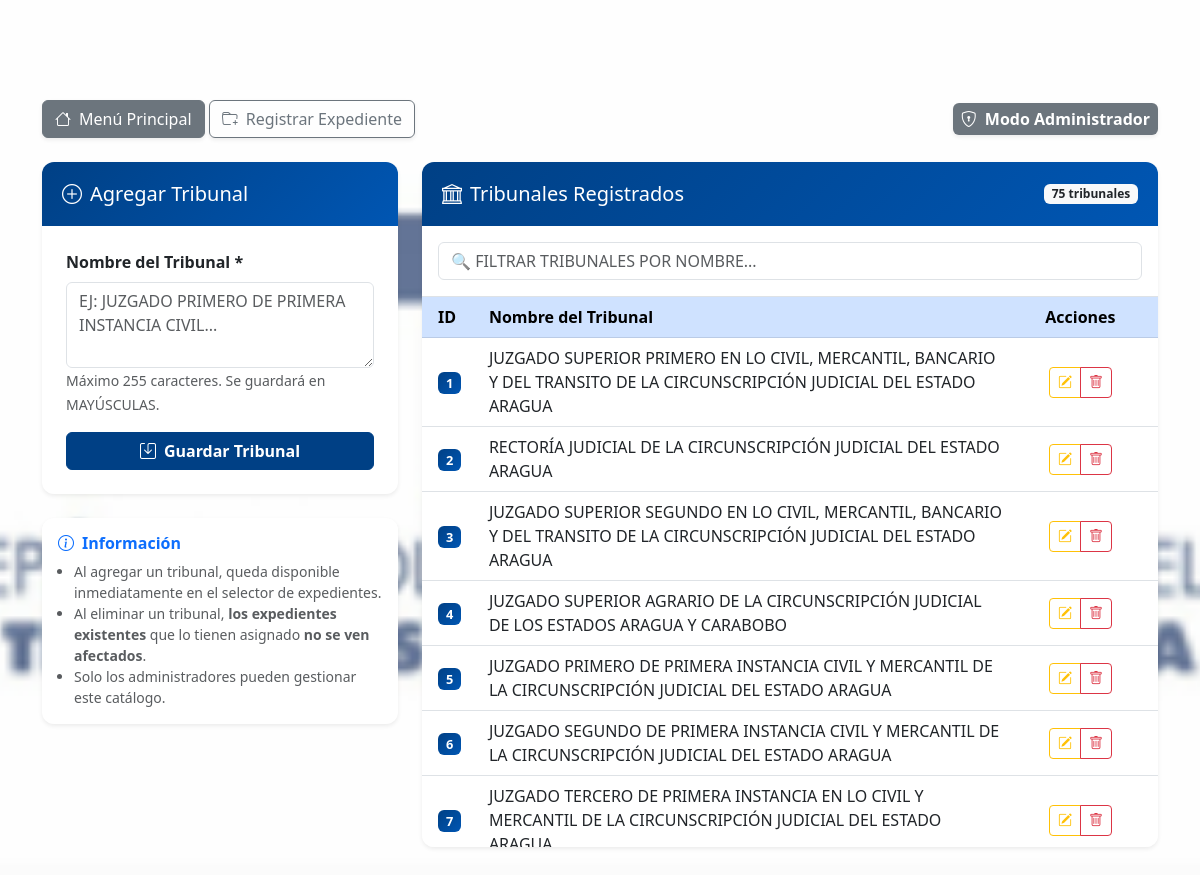
Screenshot of /tribunales (signed in) with the database file from the repository.
### tables this page shows
CREATE TABLE `tribunales` (
  `tribunal` varchar(163) DEFAULT NULL,
  `Id_tribunal` int DEFAULT NULL
);

### Core/Controller.php (called while the page is built, shortened)
<?php
class Controller {
    public function __construct() {
        $this->db = Database::getConnection();
    }
    protected function render(string $vista, array $datos = []): void {
        extract($datos);
        $ruta = __DIR__ . '/../Views/' . $vista . '.php';
        require $ruta;
    }
}

### Controllers/TribunalController.php (called while the page is built, shortened)
<?php
class TribunalController extends Controller {
    private Tribunal $model;
    public function __construct() {
        require_once __DIR__ . '/../Models/Tribunal.php';
        $this->model = new Tribunal($this->db);
    }
    public function index(): void {
        $tribunales = $this->model->all();
        $this->render('tribunal/index', compact('tribunales', 'mensaje', 'tipoAlerta'));
    }
}

### index.php (called while the page is built, shortened)
<?php
spl_autoload_register(function (string $clase): void {
    $directorios = [
        __DIR__ . '/Core/',
        __DIR__ . '/Models/',
        __DIR__ . '/Controllers/',
    ];
    foreach ($directorios as $dir) {
        $archivo = $dir . $clase . '.php';
        if (file_exists($archivo)) {
            return;
        }
    }
});
try {
    $app = new App();
    $app->run();
} catch (Throwable $e) {
    if ($e->getCode() === 404) {
        http_response_code(404);
        echo "<h1>404 - Página no encontrada</h1><a href='" . BASE_URL . "/'>Volver al inicio</a>";
    } else {
        http_response_code(500);
        echo "<h1>Error del sistema</h1><p>" . htmlspecialchars($e->getMessage()) . "</p>";
    }
}

### Core/Database.php (called while the page is built, shortened)
<?php
class Database {
    private static ?PDO $instance = null;
    public static function getConnection(): PDO {
        if (self::$instance === null) {
            $host   = 'localhost';
            $dbname = 'archivo_judicial';
            $user   = 'chris';
            $pass   = '04022002';
            $dsn = "mysql:host={$host};dbname={$dbname};charset=utf8mb4";
            $opciones = [
                PDO::ATTR_ERRMODE            => PDO::ERRMODE_EXCEPTION,
                PDO::ATTR_DEFAULT_FETCH_MODE => PDO::FETCH_ASSOC,
                PDO::ATTR_EMULATE_PREPARES   => false,
            ];
            try {
                self::$instance = new PDO($dsn, $user, $pass, $opciones);
            } catch (PDOException $e) {
                http_response_code(500);
                die(json_encode(['error' => 'Error de conexion a la base de datos.']));
            }
        }
        return self::$instance;
    }
}

### Models/Tribunal.php (called while the page is built, shortened)
<?php
class Tribunal {
    private PDO $db;
    public function __construct(PDO $db) {
        $this->db = $db;
    }
    public function all(): array {
        $stmt = $this->db->query("SELECT Id_tribunal, tribunal FROM tribunales ORDER BY Id_tribunal ASC");
        return $stmt->fetchAll(PDO::FETCH_ASSOC);
    }
}

### Views/tribunal/index.php (the view, shortened to what this page needs)
<!DOCTYPE html>
<html lang="es">
<head>
    <link href="https://cdn.jsdelivr.net/npm/bootstrap@5.3.0/dist/css/bootstrap.min.css" rel="stylesheet">
    <link rel="stylesheet" href="/assets/css/bootstrap-icons.css">
    <link href="https://cdn.jsdelivr.net/npm/sweetalert2@11.10.5/dist/sweetalert2.min.css" rel="stylesheet">
</head>
<body>
<div class="container">
    <div class="mb-4 d-flex justify-content-between align-items-center">
        <div>
            <a href="/" class="btn btn-secondary shadow-sm"><i class="bi bi-house me-2"></i>Menú Principal</a>
            <a href="/registro" class="btn btn-outline-secondary shadow-sm"><i class="bi bi-folder-plus me-2"></i>Registrar Expediente</a>
        </div>
        <span class="badge bg-secondary p-2 fs-6 shadow-sm"><i class="bi bi-shield-lock me-2"></i>Modo Administrador</span>
    </div>
    <div class="row g-4">
        <div class="col-lg-4">
            <div class="card card-custom shadow-sm mb-4" id="form-container">
                <div class="card-header-custom">
                    <h5 class="mb-0" id="form-title"><i class="bi bi-plus-circle me-2"></i>Agregar Tribunal</h5>
                </div>
                <div class="card-body p-4">
                    <form method="POST" action="/tribunales/guardar" id="form-tribunal" class="needs-validation" novalidate>
                        <div class="mb-3">
                            <label for="nombre_tribunal" class="form-label fw-bold">Nombre del Tribunal *</label>
                            <textarea class="form-control" name="nombre_tribunal" id="nombre_tribunal" required
                                placeholder="Ej: JUZGADO PRIMERO DE PRIMERA INSTANCIA CIVIL..."
                                rows="3" maxlength="255" style="text-transform: uppercase;"></textarea>
                            <small class="text-muted">Máximo 255 caracteres. Se guardará en MAYÚSCULAS.</small>
                        </div>
                        <div class="d-grid gap-2">
                            <button type="submit" class="btn btn-primary btn-primary-custom" id="btn-submit">
                                <i class="bi bi-save me-2"></i>Guardar Tribunal
                            </button>
                        </div>
                    </form>
                </div>
            </div>
            <div class="card card-custom shadow-sm">
                <div class="card-body p-3">
                    <h6 class="fw-bold text-primary"><i class="bi bi-info-circle me-2"></i>Información</h6>
                    <ul class="small text-muted mb-0 ps-3">
                        <li>Al agregar un tribunal, queda disponible inmediatamente en el selector de expedientes.</li>
                        <li>Al eliminar un tribunal, <strong>los expedientes existentes</strong> que lo tienen asignado <strong>no se ven afectados</strong>.</li>
                        <li>Solo los administradores pueden gestionar este catálogo.</li>
                    </ul>
                </div>
            </div>
        </div>
        <div class="col-lg-8">
            <div class="card card-custom shadow-sm">
                <div class="card-header-custom d-flex justify-content-between align-items-center">
                    <h5 class="mb-0"><i class="bi bi-bank me-2"></i>Tribunales Registrados</h5>
                    <span class="badge bg-light text-dark fw-bold"><?= count($tribunales) ?> tribunales</span>
                </div>
                <div class="card-body p-0">
                    <div class="p-3 border-bottom">
                        <input type="text" class="form-control" id="buscadorLocal"
                               placeholder="&#128269; Filtrar tribunales por nombre..."
                               oninput="filtrarTabla(this.value)">
                    </div>
                    <div class="table-responsive" style="max-height: 550px; overflow-y: auto;">
                        <table class="table table-hover align-middle mb-0" id="tablaTribunales">
                            <thead class="sticky-top table-primary">
                                <tr>
                                    <th class="ps-3" style="width: 8%;">ID</th>
                                    <th style="width: 72%;">Nombre del Tribunal</th>
                                    <th class="pe-3 text-center" style="width: 20%;">Acciones</th>
                                </tr>
                            </thead>
                            <tbody id="tbodyTribunales">
                                <?php if(count($tribunales) > 0): ?>
                                    <?php foreach($tribunales as $t): ?>
                                    <tr class="tribunal-row">
                                        <td class="ps-3"><span class="id-badge"><?= htmlspecialchars($t['Id_tribunal']) ?></span></td>
                                        <td><span class="tribunal-nombre"><?= htmlspecialchars($t['tribunal']) ?></span></td>
                                        <td class="pe-3 text-center">
                                            <div class="btn-group" role="group">
                                                <button type="button" class="btn btn-sm btn-outline-warning"
                                                        onclick="prepareEdit(<?= htmlspecialchars($t['Id_tribunal']) ?>, '<?= htmlspecialchars(addslashes($t['tribunal'])) ?>')"
                                                        title="Editar Tribunal">
                                                    <i class="bi bi-pencil-square"></i>
                                                </button>
                                                <button type="button" class="btn btn-sm btn-outline-danger"
                                                        onclick="confirmDelete(<?= htmlspecialchars($t['Id_tribunal']) ?>, '<?= htmlspecialchars(addslashes($t['tribunal'])) ?>')"
                                                        title="Eliminar Tribunal">
                                                    <i class="bi bi-trash"></i>
                                                </button>
                                            </div>
                                        </td>
                                    </tr>
                                    <?php endforeach; ?>
                                <?php endif; ?>
                            </tbody>
                        </table>
                    </div>
                </div>
            </div>
        </div>
    </div>
</div>
</body>
</html>

### Views/tribunal/index.php (style rules this page uses)
:root { --azul: #004085; --azul2: #0056b3; --primary-hover: #003366; }
body { background-image: url('/background.png'); background-size: cover; background-position: top center; background-repeat: no-repeat; background-attachment: fixed; font-family: 'Segoe UI', system-ui, sans-serif; min-height: 100vh; padding-bottom: 50px; background-color: #FFF; }
.container { padding-top: 100px; }
.card-custom { background: #FFF; border-radius: 12px; box-shadow: 0 8px 30px rgba(0, 64, 133, 0.15); border: none; overflow: hidden; transition: all 0.3s ease; }
.card-header-custom { background: linear-gradient(135deg, #004085, #0056b3); color: #fff; padding: 20px; font-weight: 600; }
.table thead { background-color: var(--azul2); color: #fff; }
.btn-primary-custom { background-color: var(--azul); border-color: var(--azul); font-weight: 600; }
input[type="text"] { text-transform: uppercase; }
.id-badge { background: linear-gradient(135deg, #004085, #0056b3); color: white; border-radius: 6px; padding: 2px 8px; font-size: 0.8rem; font-weight: 700; }

### rows the page displays
tribunales: Id_tribunal "1", tribunal "JUZGADO SUPERIOR PRIMERO EN LO CIVIL, MERCANTIL, BANCARIO Y DEL TRANSITO DE LA CIRCUNSCRIPCIÓN JUDICIAL DEL ESTADO ARAGUA"
tribunales: Id_tribunal "2", tribunal "RECTORÍA JUDICIAL DE LA CIRCUNSCRIPCIÓN JUDICIAL DEL ESTADO ARAGUA"
tribunales: Id_tribunal "3", tribunal "JUZGADO SUPERIOR SEGUNDO EN LO CIVIL, MERCANTIL, BANCARIO Y DEL TRANSITO DE LA CIRCUNSCRIPCIÓN JUDICIAL DEL ESTADO ARAGUA"
tribunales: Id_tribunal "4", tribunal "JUZGADO SUPERIOR AGRARIO DE LA CIRCUNSCRIPCIÓN JUDICIAL DE LOS ESTADOS ARAGUA Y CARABOBO"
tribunales: Id_tribunal "5", tribunal "JUZGADO PRIMERO DE PRIMERA INSTANCIA CIVIL Y MERCANTIL DE LA CIRCUNSCRIPCIÓN JUDICIAL DEL ESTADO ARAGUA"
tribunales: Id_tribunal "6", tribunal "JUZGADO SEGUNDO DE PRIMERA INSTANCIA CIVIL Y MERCANTIL DE LA CIRCUNSCRIPCIÓN JUDICIAL DEL ESTADO ARAGUA"
tribunales: Id_tribunal "7", tribunal "JUZGADO TERCERO DE PRIMERA INSTANCIA EN LO CIVIL Y MERCANTIL DE LA CIRCUNSCRIPCIÓN JUDICIAL DEL ESTADO…"

### other values shown
count($tribunales) "75"
